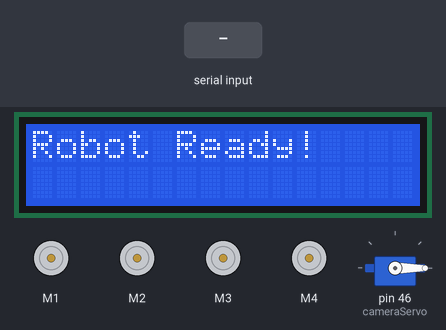
A sketch run on a simulated Arduino Mega 2560, built with avr-gcc and run on an emulated ATmega2560. Shown: 4 × DC motor (green arrow = forward, orange = backward, longer = faster), servo, 16×2 character LCD. The inputs (shaded band) are chosen by the test bench. What the sketch prints to the serial monitor is not drawn.

Above: at 1.2 s.
1.3 s: "W" received over Serial
At 2.5 s:
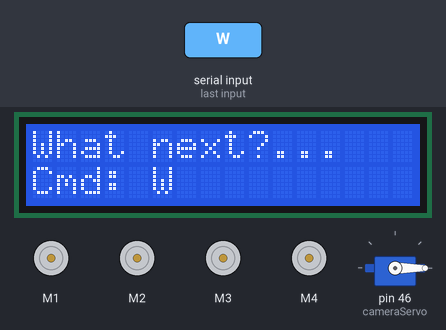
3.1 s: "A" received over Serial
At 3.8 s:
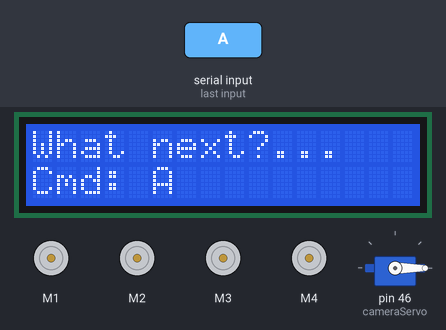
4.9 s: "U" received over Serial
At 5.4 s:
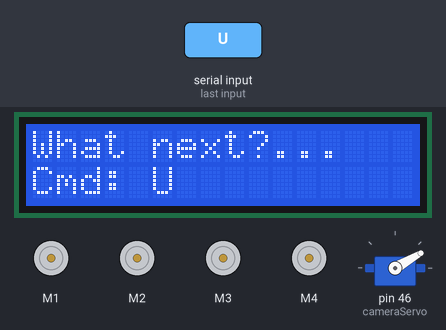
6.4 s: "S" received over Serial
At 7.2 s:
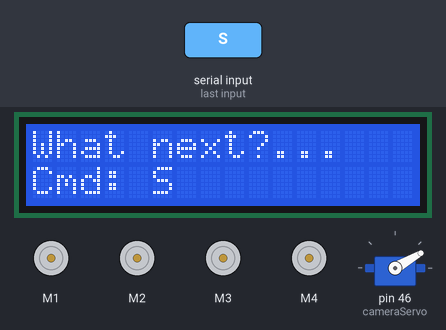
8.2 s: "D" received over Serial
At 8.39 s:
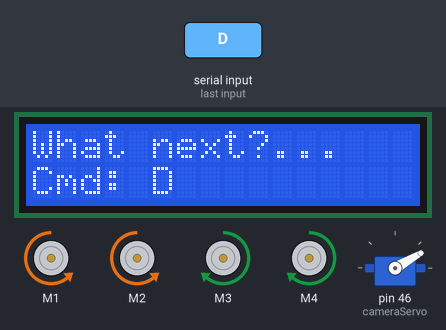
10.0 s: "N" received over Serial
At 10.5 s:
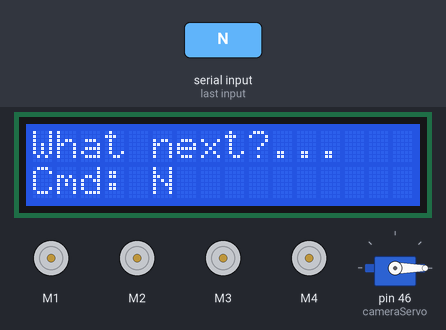
Timing chart, 0 to 12.5 s (numbered marks = the images above; inputs shaded):
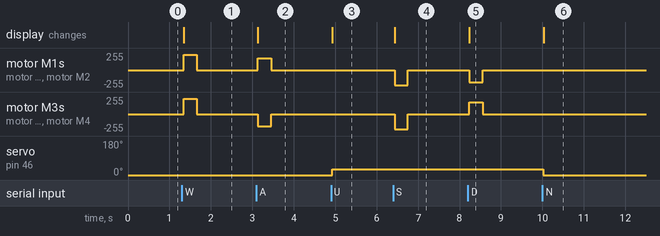

Measured:
- after the input at 1.3 s, motor M1–4: stopped → forward 230/255 at once, → stopped 0.31 s later; the display: changes at once (image 1)
- after the input at 3.1 s, motor M1, motor M2: stopped → forward 180/255 at once, → stopped 0.32 s later; motor M3, motor M4: stopped → backward 180/255 at once, → stopped 0.32 s later; the display: changes at once (image 2)
- after the input at 4.9 s, servo on pin 46 (cameraServo): 0° → 30° at once; the display: changes at once (image 3)
- after the input at 6.4 s, motor M1–4: stopped → backward 230/255 at once, → stopped 0.31 s later; the display: changes at once (image 4)
- after the input at 8.2 s, motor M1, motor M2: stopped → backward 180/255 at once, → stopped 0.32 s later; motor M3, motor M4: stopped → forward 180/255 at once, → stopped 0.32 s later; the display: changes at once (image 5)
- after the input at 10.0 s, servo on pin 46 (cameraServo): 30° → 0° at once; the display: changes at once (image 6)

The sketch:

arduino_control.ino
```cpp
#include <AFMotor.h>
#include <Servo.h>
#include <Wire.h>
#include <LiquidCrystal_I2C.h>

LiquidCrystal_I2C lcd(0x27, 16, 2);  // I2C address: 0x27, checked with Google's code

Servo cameraServo;

int cameraAngle = 0;  // Start at center
// Be warned, the LCD commands take time to process

// === Motors ===
#define DRIVE_SPEED 230

#define TURN_SPEED 180
// I think this turn speed is still too fast to achieve the precision we need, especially with web based controls

AF_DCMotor motor1(1);
AF_DCMotor motor2(2);
AF_DCMotor motor3(3);
AF_DCMotor motor4(4);

// === State ===
bool driving = false;
bool forward = true;
bool steeringLeft = false;
bool steeringRight = false;

bool turningInPlace = false;
bool turnLeftInPlace = false;
bool turnRightInPlace = false;

int steerOffset = 0; // -64 (left) to +64 (right)

unsigned long lastCommandTime = 0;
const unsigned long COMMAND_TIMEOUT = 300;

// === The active speed ===

void setup() {
  Serial.begin(115200);
  stopMotors();
  cameraServo.attach(46); // Connect to pin 46
  cameraServo.write(cameraAngle);
  lcd.init();           // Initialize LCD
  lcd.backlight();      // Turn on backlight
  lcd.clear();
  lcd.setCursor(0, 0);
  lcd.print("Robot Ready!");

}

void loop() {
  while (Serial.available()) {
    char cmd = Serial.read();
    handleCommand(cmd);
    lastCommandTime = millis();
  }

  // === Ramp steering ===
  if (steeringLeft) {
    steerOffset -= 1;
    if (steerOffset < -64) steerOffset = -64;
  } else if (steeringRight) {
    steerOffset += 1;
    if (steerOffset > 64) steerOffset = 64;
  } else {
    if (steerOffset > 0) {
      steerOffset -= 1;
      if (steerOffset < 0) steerOffset = 0;
    } else if (steerOffset < 0) {
      steerOffset += 1;
      if (steerOffset > 0) steerOffset = 0;
    }
  }

  // === Drive ===
  if (turningInPlace) {
    applyInPlaceTurn();
  } else if (driving) {
    applyDrive();
  } else {
    stopMotors();
  }

  if (millis() - lastCommandTime > COMMAND_TIMEOUT) {
    driving = false;
    turningInPlace = false;
  }

  delay(10);
}

void handleCommand(char cmd) {
  lcd.setCursor(0,0);
  lcd.print("Navigating...");
  lcd.setCursor(0, 1);
  lcd.print("Cmd: ");
  lcd.print(cmd);
  lcd.print("    ");

  switch (cmd) {
    case 'W':
      driving = true;
      forward = true;
      break;

    case 'S':
      driving = true;
      forward = false;
      break;

    case 'A':
      if (!driving) {
        turningInPlace = true;
        turnLeftInPlace = false;
        turnRightInPlace = true;
      } else {
        steeringLeft = false;
        steeringRight = true;
      }
      break;

    case 'D':
      if (!driving) {
        turningInPlace = true;
        turnRightInPlace = false;
        turnLeftInPlace = true;
      } else {
        steeringRight = false;
        steeringLeft = true;
      }
      break;

    case 'X':
      driving = false;
      turningInPlace = false;
      steeringLeft = false;
      steeringRight = false;
      break;

    case 'U':  // Tilt up
      cameraAngle += 30;
      if (cameraAngle > 180) cameraAngle = 180;
      cameraServo.write(cameraAngle);
      Serial.print("Camera angle: "); Serial.println(cameraAngle);
      break;

    case 'N':  // Tilt down
      cameraAngle -= 30;
      if (cameraAngle < 0) cameraAngle = 0;
      cameraServo.write(cameraAngle);
      Serial.print("Camera angle: "); Serial.println(cameraAngle);
      break;

  }
  lcd.setCursor(0,0);
  lcd.print("What next?");
};

void applyDrive() {
  int temp = (DRIVE_SPEED * steerOffset);
  int steerEffect = temp / 128;
  int leftSpeed = constrain(DRIVE_SPEED - steerEffect, 0, 255);
  int rightSpeed = constrain(DRIVE_SPEED + steerEffect, 0, 255);

  motor1.setSpeed(leftSpeed);
  motor2.setSpeed(leftSpeed);
  motor3.setSpeed(rightSpeed);
  motor4.setSpeed(rightSpeed);

  if (forward) {
    motor1.run(FORWARD);
    motor2.run(FORWARD);
    motor3.run(FORWARD);
    motor4.run(FORWARD);
  } else {
    motor1.run(BACKWARD);
    motor2.run(BACKWARD);
    motor3.run(BACKWARD);
    motor4.run(BACKWARD);
  }

  Serial.print("L: "); Serial.print(leftSpeed);
  Serial.print(" | R: "); Serial.print(rightSpeed);
  Serial.print(" | Offset: "); Serial.print(steerOffset);
  Serial.print(" | Speed: "); Serial.println(DRIVE_SPEED);
}

void applyInPlaceTurn() {
  int speed = TURN_SPEED;

  motor1.setSpeed(speed);
  motor2.setSpeed(speed);
  motor3.setSpeed(speed);
  motor4.setSpeed(speed);

  if (turnLeftInPlace) {
    motor1.run(BACKWARD);
    motor2.run(BACKWARD);
    motor3.run(FORWARD);
    motor4.run(FORWARD);
  } else if (turnRightInPlace) {
    motor1.run(FORWARD);
    motor2.run(FORWARD);
    motor3.run(BACKWARD);
    motor4.run(BACKWARD);
  }

  Serial.print("In-place turning | Speed: ");
  Serial.println(TURN_SPEED);
}

void stopMotors() {
  motor1.run(RELEASE);
  motor2.run(RELEASE);
  motor3.run(RELEASE);
  motor4.run(RELEASE);
}
```
